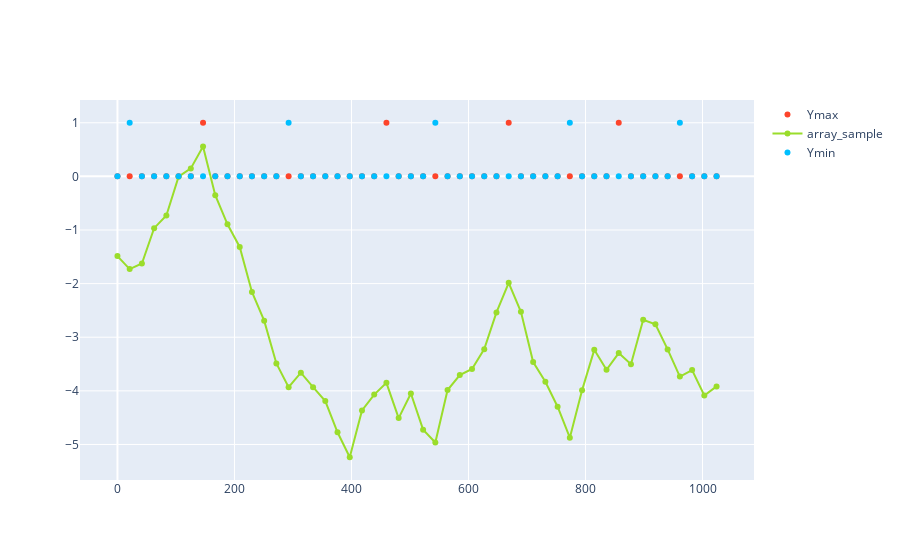

Notebook code cell kept with this figure:
### Code cell
#a random sequel from the array has apprx 10 extrema on the plot
plot_random_sample()
